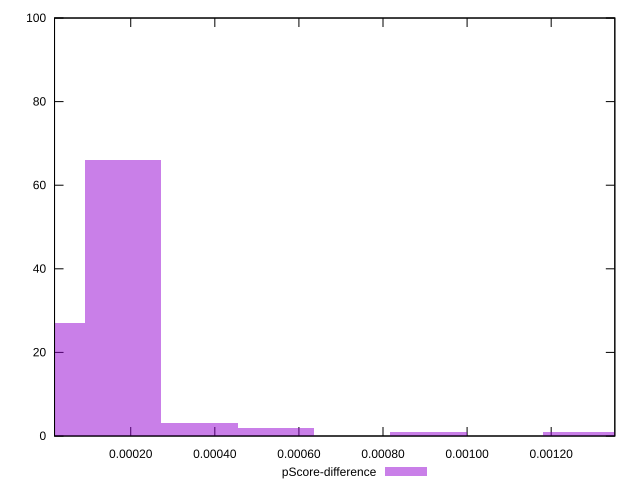

The script that saved this image:
reset

$pScoreDifference <<EOF
0.0012720388729036062 1
0.00018171983898622945 66
0 27
0.0005451595169586883 2
0.0003634396779724589 3
0.0009085991949311472 1
EOF

set key outside below
set boxwidth 0.00018171983898622945
set xrange [0.000018752194413607093:0.0013513685174657564]
set yrange [0:100]
set trange [0:100]
set style fill transparent solid 0.5 noborder
set terminal svg size 640, 490 enhanced background rgb 'white'
set output "report_00015_2021-02-09T16-11-33.973Z/largest-contentful-paint/samples/pages+cached/pScore-difference/histogram.svg"

plot $pScoreDifference title "pScore-difference" with boxes

reset
